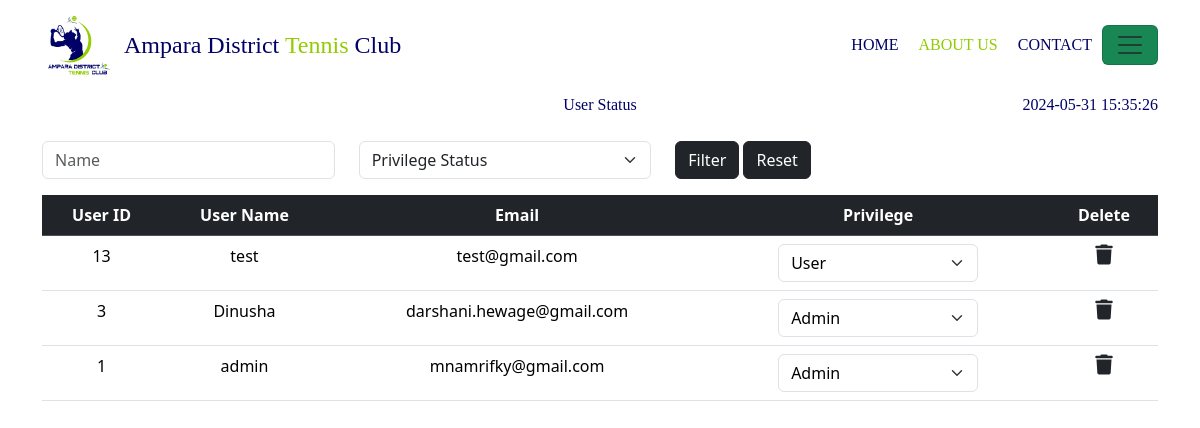
The page /page/admin-dashbord/admin-manager/admin-manager.php (signed in) on the database its author committed.
### tables this page shows
CREATE TABLE `user_login` (
  `user_id` int(11) NOT NULL,
  `username` varchar(50) NOT NULL,
  `password` varchar(255) NOT NULL,
  `email` varchar(255) NOT NULL,
  `privilage` enum('admin','user') NOT NULL DEFAULT 'user'
);

### page/admin-dashbord/admin-manager/admin-manager.php (the view, shortened to what this page needs)
<?php if (isset($_SESSION["username"]) && $_SESSION["privilage"] === "admin") { ?>
    <!DOCTYPE html>
    <html lang="en">
    <head>
        <link rel="stylesheet" href="style.css">
        <link href="https://cdn.jsdelivr.net/npm/bootstrap@5.3.2/dist/css/bootstrap.min.css" rel="stylesheet">
        <link href="https://getbootstrap.com/docs/5.3/assets/css/docs.css" rel="stylesheet">
        <link href="https://db.onlinewebfonts.com/c/1f182a2cd2b60d5a6ac9667a629fbaae?family=PF+Din+Stencil+W01+Bold" rel="stylesheet">
        <link href="https://unpkg.com/aos@2.3.1/dist/aos.css" rel="stylesheet">
        <link rel="stylesheet" href="https://cdnjs.cloudflare.com/ajax/libs/font-awesome/6.4.0/css/all.min.css" />
    </head>
    <body>
        <div class="home">
            <?php
            include '../../../components/navbar/navbar.php';
            ?>
            <div class="admin-dashbord container">
                <div class="admin-dashbord-tittle mb-4" style="position: relative;">
                    <P class="" style=" margin-bottom: 0 !important;">User Status</P>
                    <div class="time" style=" position: absolute; right: 0%;">
                        <?php
                        $currentDateTime = date('Y-m-d H:i:s');
                        echo $currentDateTime;
                        ?>
                    </div>
                </div>
                <div class="row mb-2 mt-1 filter-section">
                    <div class="col-md-12">
                        <div class="row">
                            <div class="col-md-10">
                                <form action="admin-manager.php" method="GET">
                                    <div class="row">
                                        <div class="col-md-4 mb-3">
                                            <input type="text" name="name" value="<?= isset($_GET['name']) ? $_GET['name'] : '' ?>" class="form-control" placeholder="Name">
                                        </div>
                                        <div class="col-md-4 mb-2">
                                            <select name=privilage-status id="" class="form-select">
                                                <option value="">Privilege Status</option>
                                            </select>
                                        </div>
                                        <div class="col-md-4 mb-2">
                                            <button class="btn btn-dark" type="submit">Filter</button>
                                            <a href="admin-manager.php" type="reset" class="btn btn-dark">Reset</a>
                                        </div>
                                </form>
                            </div>
                        </div>
                    </div>
                </div>
                <div class="container-2" id="childScroll" onscroll="saveScrollPositions()">
                    <?php
                    if ((isset($_GET['name']) || isset($_GET['privilage-status']))) {
                    ?>
                        <table class="table table-hover text-center ">
                            <thead class="table-dark">
                                <tr>
                                    <th scope="col">User ID</th>
                                    <th scope="col">User Name</th>
                                    <th scope="col">Email</th>
                                    <th scope="col">Privilege</th>
                                    <th scope="col" class="col-remove">Delete</th>
                                </tr>
                            </thead>
                            <tbody>
                                <?php
                                include $_SERVER['DOCUMENT_ROOT'] . "/project-holders-project-2/db_conn.php";
                                $name = isset($_GET['name']) ? $_GET['name'] : '';
                                $privilageStatus = isset($_GET['privilage-status']) ? $_GET['privilage-status'] : '';
                                $sql = "SELECT * FROM user_login WHERE 1";
                                if (!empty($name)) {
                                    $name = mysqli_real_escape_string($conn, $name);
                                    $sql .= " AND username LIKE '%$name%'";
                                }
                                if (!empty($privilageStatus)) {
                                    $privilageStatus = mysqli_real_escape_string($conn, $privilageStatus);
                                    $sql .= " AND privilage = '$privilageStatus'";
                                }
                                echo $sql;
                                $result = mysqli_query($conn, $sql);
                                $conn->close();
                                if ($result && mysqli_num_rows($result) > 0) {
                                    while ($row = mysqli_fetch_assoc($result)) {
                                ?>
                                        <tr>
                                            <td>
                                                <?php echo $row["user_id"]; ?>
                                            </td>
                                            <td>
                                                <?php echo $row["username"]; ?>
                                            </td>
                                            <td>
                                                <?php echo $row["email"]; ?>
                                            </td>
                                            <td>
                                                <form method="post">
                                                    <input type="hidden" name="user_id" value="<?php echo $row['user_id']; ?>">
                                                    <div style="display:flex; justify-content:center;">
                                                        <select style="width:200px;" class="form-select payment-form-select" name="status" onchange="updatePaymentStatus(<?php echo $row['user_id']; ?>, this.value)">
                                                            <option value="user" <?php echo ($row["privilage"] == 'user') ? "selected" : ""; ?>>User</option>
                                                            <option value="admin" <?php echo ($row["privilage"] == 'admin') ? "selected" : ""; ?>>Admin</option>
                                                        </select>
                                                    </div>
                                                </form>
                                            </td>
                                            <td class="col-remove"><a href="admin-manager.php?id=<?php echo $row["user_id"]; ?>" class="link-dark" onclick="return confirmDelete();"><i class="fa-solid fa-trash fs-5"></i></a></td>
                                        </tr>
                                    <?php }
                                } else { ?>
                                    <tr>
                                        <td colspan="15">
                                            <?php echo 'No records found' ?>
                                        </td>
                                    </tr>
                                <?php
                                }
                                ?>
                            </tbody>
                        </table>
                        <script>
                            function confirmDelete() {
                                return confirm("Are you sure you want to delete this record?");
                            }
                            function updatePaymentStatus(userId, status) {
                                // Create a new XMLHttpRequest object
                                var xhr = new XMLHttpRequest();
                                // Prepare the request
                                xhr.open("POST", "", true); // Use current URL for the request
                                xhr.setRequestHeader("Content-Type", "application/x-www-form-urlencoded");
                                // Define what happens on successful data submission
                                xhr.onreadystatechange = function() {
                                    if (xhr.readyState === XMLHttpRequest.DONE) {
                                        if (xhr.status === 200) {
                                            // Reload the page upon successful submission
                                            window.location.reload();
                                        } else {
                                            // Log error message to console
                                            console.error("Error updating payment status. Status code: " + xhr.status);
                                        }
                                    }
                                };
                                // Send the request
                                xhr.send("user_id=" + userId + "&status=" + status);
                            }
                        </script>
                    <?php
                    } else { ?>
                        <table class="table table-hover text-center">
                            <thead class="table-dark">
                                <tr>
                                    <th scope="col">User ID </th>
                                    <th scope="col">User Name</th>
                                    <th scope="col">Email</th>
                                    <th scope="col">Privilege</th>
                                    <th scope="col" class="col-remove">Delete</th>
                                </tr>
                            </thead>
                            <tbody>
                                <?php
                                include $_SERVER['DOCUMENT_ROOT'] . "/project-holders-project-2/db_conn.php";
                                $sql = "SELECT * FROM `user_login` ORDER BY `user_id` DESC";
                                $result = mysqli_query($conn, $sql);
                                if ($result && mysqli_num_rows($result) > 0) {
                                    while ($row = mysqli_fetch_assoc($result)) {
                                ?>
                                        <tr>
                                            <td><?php echo $row["user_id"]; ?></td>
                                            <td><?php echo $row["username"] ?></td>
                                            <td><?php echo $row["email"] ?></td>
                                            <td>
                                                <form method="post">
                                                    <div style="display:flex; justify-content:center;">
                                                        <select style="width:200px;" class="form-select payment-form-select" name="status" onchange="updatePaymentStatus(<?php echo $row['user_id']; ?>, this.value)">
                                                            <option value="user" <?php echo ($row["privilage"] == 'user') ? "selected" : ""; ?>>User</option>
                                                            <option value="admin" <?php echo ($row["privilage"] == 'admin') ? "selected" : ""; ?>>Admin</option>
                                                        </select>
                                                    </div>
                                                </form>
                                            </td>
                                            <td class="col-remove"><a href="admin-manager.php?id=<?php echo $row['user_id']; ?>" class="link-dark" onclick="return confirmDelete();"><i class="fa-solid fa-trash fs-5"></i></a></td>
                                        </tr>
                                    <?php
                                    }
                                    ?>
                                <?php
                                }
                                ?>
                            </tbody>
                        </table>
                    <?php } ?>
                </div>
            </div>
        </div>
    </body>
    </html>
<?php } else {
    header("Location: ../../../index.php");
} ?>

### page/admin-dashbord/admin-manager/style.css (style rules this page uses)
* { box-sizing: border-box; }
body { width: 100vw; height: fit-content; overflow-x: hidden; background-color: #ddd; }
.home { position: relative; top: 0%; height: fit-content; }
.admin-dashbord { height: 100vh; width: 100vw; padding: 20px; padding-top: 93px; position: relative; }
.container-2 { height: 75vh; overflow-x: scroll; }
.admin-dashbord-tittle { text-align: center; width: 100%; display: flex; align-items: center; justify-content: center; color: #000066; font-family: "PF Din Stencil W01 Bold"; }
.payment-form-select { color: rgb(0, 0, 0) !important; }

### rows shown on the page
user_login: user_id "13", username "test", email "test@gmail.com", status "User"
user_login: user_id "3", username "Dinusha", email "darshani.hewage@gmail.com", status "Admin"
user_login: user_id "1", username "admin", email "mnamrifky@gmail.com", status "Admin"
